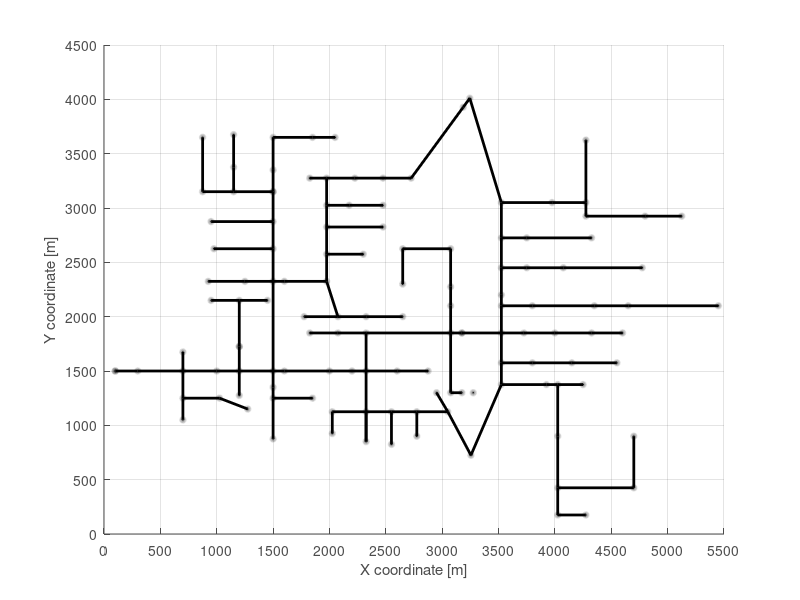

MATLAB code for this plot:
clear; 
 clc; 
 hFig = figure(1); 
 hold on; 
 grid on;
xlabel('X coordinate [m]'); 
 ylabel('Y coordinate [m]'); 
set(gca, 'Xcolor',[0.3 0.3 0.3]); 
 set(gca, 'Ycolor',[0.3 0.3 0.3]);
axis([0, 5500, 0, 4500]); 
set(gca, 'XTick',[0:500:5500]); 
 set(gca, 'YTick',[0:500:4500]); 
plot([300 700], [1500 1500], 'k', 'LineWidth', 2);
plot([700 700], [1500 1675], 'k', 'LineWidth', 2);
plot([700 700], [1500 1250], 'k', 'LineWidth', 2);
plot([700 1000], [1500 1500], 'k', 'LineWidth', 2);
plot([700 700], [1250 1050], 'k', 'LineWidth', 2);
plot([700 1025], [1250 1250], 'k', 'LineWidth', 2);
plot([1025 1275], [1250 1150], 'k', 'LineWidth', 2);
plot([1000 1200], [1500 1500], 'k', 'LineWidth', 2);
plot([1200 1200], [1500 1275], 'k', 'LineWidth', 2);
plot([1200 1200], [1500 1725], 'k', 'LineWidth', 2);
plot([1200 1500], [1500 1500], 'k', 'LineWidth', 2);
plot([1200 1200], [1725 2150], 'k', 'LineWidth', 2);
plot([1500 1500], [1500 1350], 'k', 'LineWidth', 2);
plot([1500 1500], [1500 2325], 'k', 'LineWidth', 2);
plot([1200 950], [2150 2150], 'k', 'LineWidth', 2);
plot([1200 1450], [2150 2150], 'k', 'LineWidth', 2);
plot([1500 1500], [1250 875], 'k', 'LineWidth', 2);
plot([1500 1850], [1250 1250], 'k', 'LineWidth', 2);
plot([1500 1250], [2325 2325], 'k', 'LineWidth', 2);
plot([1500 1500], [2325 2625], 'k', 'LineWidth', 2);
plot([1250 925], [2325 2325], 'k', 'LineWidth', 2);
plot([1500 975], [2625 2625], 'k', 'LineWidth', 2);
plot([1500 1500], [2625 2875], 'k', 'LineWidth', 2);
plot([1500 950], [2875 2875], 'k', 'LineWidth', 2);
plot([1500 1500], [2875 3150], 'k', 'LineWidth', 2);
plot([1500 1150], [3150 3150], 'k', 'LineWidth', 2);
plot([1500 1500], [3150 3350], 'k', 'LineWidth', 2);
plot([1150 875], [3150 3150], 'k', 'LineWidth', 2);
plot([1150 1150], [3150 3375], 'k', 'LineWidth', 2);
plot([875 875], [3150 3650], 'k', 'LineWidth', 2);
plot([1500 1500], [3350 3650], 'k', 'LineWidth', 2);
plot([1500 1850], [3650 3650], 'k', 'LineWidth', 2);
plot([1850 2050], [3650 3650], 'k', 'LineWidth', 2);
plot([1150 1150], [3375 3675], 'k', 'LineWidth', 2);
plot([1500 1500], [1350 1250], 'k', 'LineWidth', 2);
plot([1975 2075], [2325 2000], 'k', 'LineWidth', 2);
plot([1975 1975], [2325 2575], 'k', 'LineWidth', 2);
plot([2075 1775], [2000 2000], 'k', 'LineWidth', 2);
plot([2075 2325], [2000 2000], 'k', 'LineWidth', 2);
plot([2325 2650], [2000 2000], 'k', 'LineWidth', 2);
plot([1975 2300], [2575 2575], 'k', 'LineWidth', 2);
plot([1975 1975], [2575 2825], 'k', 'LineWidth', 2);
plot([1975 2475], [2825 2825], 'k', 'LineWidth', 2);
plot([1975 1975], [2825 3025], 'k', 'LineWidth', 2);
plot([1975 2175], [3025 3025], 'k', 'LineWidth', 2);
plot([1975 1975], [3025 3275], 'k', 'LineWidth', 2);
plot([2175 2475], [3025 3025], 'k', 'LineWidth', 2);
plot([1975 1825], [3275 3275], 'k', 'LineWidth', 2);
plot([1975 2225], [3275 3275], 'k', 'LineWidth', 2);
plot([2225 2475], [3275 3275], 'k', 'LineWidth', 2);
plot([2475 2725], [3275 3275], 'k', 'LineWidth', 2);
plot([2725 3187], [3275 3928], 'k', 'LineWidth', 2);
plot([2000 2200], [1500 1500], 'k', 'LineWidth', 2);
plot([2200 2325], [1500 1500], 'k', 'LineWidth', 2);
plot([2325 2600], [1500 1500], 'k', 'LineWidth', 2);
plot([2325 2325], [1500 1850], 'k', 'LineWidth', 2);
plot([2600 2875], [1500 1500], 'k', 'LineWidth', 2);
plot([2325 2075], [1850 1850], 'k', 'LineWidth', 2);
plot([2325 3075], [1850 1850], 'k', 'LineWidth', 2);
plot([2075 1825], [1850 1850], 'k', 'LineWidth', 2);
plot([3075 3075], [1850 1300], 'k', 'LineWidth', 2);
plot([3075 3075], [1850 2100], 'k', 'LineWidth', 2);
plot([3075 3075], [2100 2275], 'k', 'LineWidth', 2);
plot([3075 3075], [2275 2625], 'k', 'LineWidth', 2);
plot([3075 2650], [2625 2625], 'k', 'LineWidth', 2);
plot([2650 2650], [2625 2300], 'k', 'LineWidth', 2);
plot([3525 3725], [1850 1850], 'k', 'LineWidth', 2);
plot([3525 3525], [1850 1575], 'k', 'LineWidth', 2);
plot([3525 3525], [1850 2100], 'k', 'LineWidth', 2);
plot([3725 4000], [1850 1850], 'k', 'LineWidth', 2);
plot([4000 4325], [1850 1850], 'k', 'LineWidth', 2);
plot([4325 4600], [1850 1850], 'k', 'LineWidth', 2);
plot([3525 3800], [1575 1575], 'k', 'LineWidth', 2);
plot([3525 3525], [1575 1375], 'k', 'LineWidth', 2);
plot([3800 4150], [1575 1575], 'k', 'LineWidth', 2);
plot([4150 4550], [1575 1575], 'k', 'LineWidth', 2);
plot([3525 3925], [1375 1375], 'k', 'LineWidth', 2);
plot([3525 3255], [1375 725], 'k', 'LineWidth', 2);
plot([3925 4025], [1375 1375], 'k', 'LineWidth', 2);
plot([4025 4250], [1375 1375], 'k', 'LineWidth', 2);
plot([4025 4025], [1375 900], 'k', 'LineWidth', 2);
plot([4025 4025], [900 425], 'k', 'LineWidth', 2);
plot([4025 4025], [425 175], 'k', 'LineWidth', 2);
plot([4025 4700], [425 425], 'k', 'LineWidth', 2);
plot([4025 4275], [175 175], 'k', 'LineWidth', 2);
plot([4700 4700], [425 900], 'k', 'LineWidth', 2);
plot([3255 3050], [725 1125], 'k', 'LineWidth', 2);
plot([3050 2950], [1125 1300], 'k', 'LineWidth', 2);
plot([3050 2775], [1125 1125], 'k', 'LineWidth', 2);
plot([2775 2775], [1125 900], 'k', 'LineWidth', 2);
plot([2775 2550], [1125 1125], 'k', 'LineWidth', 2);
plot([2550 2550], [1125 825], 'k', 'LineWidth', 2);
plot([2550 2325], [1125 1125], 'k', 'LineWidth', 2);
plot([2325 2325], [1125 850], 'k', 'LineWidth', 2);
plot([2325 2025], [1125 1125], 'k', 'LineWidth', 2);
plot([2025 2025], [1125 925], 'k', 'LineWidth', 2);
plot([3525 3800], [2100 2100], 'k', 'LineWidth', 2);
plot([3800 4350], [2100 2100], 'k', 'LineWidth', 2);
plot([4350 4650], [2100 2100], 'k', 'LineWidth', 2);
plot([4650 5450], [2100 2100], 'k', 'LineWidth', 2);
plot([3525 3525], [2200 2450], 'k', 'LineWidth', 2);
plot([3525 3750], [2450 2450], 'k', 'LineWidth', 2);
plot([3525 3525], [2450 2725], 'k', 'LineWidth', 2);
plot([3750 4075], [2450 2450], 'k', 'LineWidth', 2);
plot([4075 4775], [2450 2450], 'k', 'LineWidth', 2);
plot([3525 3750], [2725 2725], 'k', 'LineWidth', 2);
plot([3525 3525], [2725 3050], 'k', 'LineWidth', 2);
plot([3750 4325], [2725 2725], 'k', 'LineWidth', 2);
plot([3525 3975], [3050 3050], 'k', 'LineWidth', 2);
plot([3525 3245], [3050 4010], 'k', 'LineWidth', 2);
plot([3975 4275], [3050 3050], 'k', 'LineWidth', 2);
plot([4275 4275], [3050 3625], 'k', 'LineWidth', 2);
plot([4275 4275], [3050 2925], 'k', 'LineWidth', 2);
plot([4275 4800], [2925 2925], 'k', 'LineWidth', 2);
plot([4800 5125], [2925 2925], 'k', 'LineWidth', 2);
plot([1600 1975], [2325 2325], 'k', 'LineWidth', 2);
plot([1600 2000], [1500 1500], 'k', 'LineWidth', 2);
plot([3175 3525], [1850 1850], 'k', 'LineWidth', 2);
plot([100 300], [1500 1500], 'k', 'LineWidth', 2);
plot([1500 1600], [1500 1500], 'k', 'LineWidth', 2);
plot([1500 1600], [2325 2325], 'k', 'LineWidth', 2);
plot([3075 3175], [1850 1850], 'k', 'LineWidth', 2);
plot([3525 3525], [2100 2200], 'k', 'LineWidth', 2);
plot([3075 3175], [1300 1300], 'k', 'LineWidth', 2);
plot([3187 3245], [3928 4010], 'k', 'LineWidth', 2);
plot([2325 2325], [1500 850], 'k', 'LineWidth', 2);
r = 3; x = 700; y = 1500; th = 0:pi / 50:2 * pi; xunit = r * cos(th) + x; yunit = r * sin(th) + y; h = plot(xunit, yunit, 'k', 'LineWidth', 5);
r = 3; x = 700; y = 1675; th = 0:pi / 50:2 * pi; xunit = r * cos(th) + x; yunit = r * sin(th) + y; h = plot(xunit, yunit, 'k', 'LineWidth', 5);
r = 3; x = 700; y = 1250; th = 0:pi / 50:2 * pi; xunit = r * cos(th) + x; yunit = r * sin(th) + y; h = plot(xunit, yunit, 'k', 'LineWidth', 5);
r = 3; x = 700; y = 1050; th = 0:pi / 50:2 * pi; xunit = r * cos(th) + x; yunit = r * sin(th) + y; h = plot(xunit, yunit, 'k', 'LineWidth', 5);
r = 3; x = 1025; y = 1250; th = 0:pi / 50:2 * pi; xunit = r * cos(th) + x; yunit = r * sin(th) + y; h = plot(xunit, yunit, 'k', 'LineWidth', 5);
r = 3; x = 1275; y = 1150; th = 0:pi / 50:2 * pi; xunit = r * cos(th) + x; yunit = r * sin(th) + y; h = plot(xunit, yunit, 'k', 'LineWidth', 5);
r = 3; x = 1000; y = 1500; th = 0:pi / 50:2 * pi; xunit = r * cos(th) + x; yunit = r * sin(th) + y; h = plot(xunit, yunit, 'k', 'LineWidth', 5);
r = 3; x = 1200; y = 1500; th = 0:pi / 50:2 * pi; xunit = r * cos(th) + x; yunit = r * sin(th) + y; h = plot(xunit, yunit, 'k', 'LineWidth', 5);
r = 3; x = 1200; y = 1725; th = 0:pi / 50:2 * pi; xunit = r * cos(th) + x; yunit = r * sin(th) + y; h = plot(xunit, yunit, 'k', 'LineWidth', 5);
r = 3; x = 1200; y = 1725; th = 0:pi / 50:2 * pi; xunit = r * cos(th) + x; yunit = r * sin(th) + y; h = plot(xunit, yunit, 'k', 'LineWidth', 5);
r = 3; x = 1450; y = 2150; th = 0:pi / 50:2 * pi; xunit = r * cos(th) + x; yunit = r * sin(th) + y; h = plot(xunit, yunit, 'k', 'LineWidth', 5);
r = 3; x = 950; y = 2150; th = 0:pi / 50:2 * pi; xunit = r * cos(th) + x; yunit = r * sin(th) + y; h = plot(xunit, yunit, 'k', 'LineWidth', 5);
r = 3; x = 1200; y = 1275; th = 0:pi / 50:2 * pi; xunit = r * cos(th) + x; yunit = r * sin(th) + y; h = plot(xunit, yunit, 'k', 'LineWidth', 5);
r = 3; x = 1500; y = 1500; th = 0:pi / 50:2 * pi; xunit = r * cos(th) + x; yunit = r * sin(th) + y; h = plot(xunit, yunit, 'k', 'LineWidth', 5);
r = 3; x = 1200; y = 2150; th = 0:pi / 50:2 * pi; xunit = r * cos(th) + x; yunit = r * sin(th) + y; h = plot(xunit, yunit, 'k', 'LineWidth', 5);
r = 3; x = 1500; y = 1250; th = 0:pi / 50:2 * pi; xunit = r * cos(th) + x; yunit = r * sin(th) + y; h = plot(xunit, yunit, 'k', 'LineWidth', 5);
r = 3; x = 1500; y = 875; th = 0:pi / 50:2 * pi; xunit = r * cos(th) + x; yunit = r * sin(th) + y; h = plot(xunit, yunit, 'k', 'LineWidth', 5);
r = 3; x = 1850; y = 1250; th = 0:pi / 50:2 * pi; xunit = r * cos(th) + x; yunit = r * sin(th) + y; h = plot(xunit, yunit, 'k', 'LineWidth', 5);
r = 3; x = 1500; y = 2325; th = 0:pi / 50:2 * pi; xunit = r * cos(th) + x; yunit = r * sin(th) + y; h = plot(xunit, yunit, 'k', 'LineWidth', 5);
r = 3; x = 1250; y = 2325; th = 0:pi / 50:2 * pi; xunit = r * cos(th) + x; yunit = r * sin(th) + y; h = plot(xunit, yunit, 'k', 'LineWidth', 5);
r = 3; x = 925; y = 2325; th = 0:pi / 50:2 * pi; xunit = r * cos(th) + x; yunit = r * sin(th) + y; h = plot(xunit, yunit, 'k', 'LineWidth', 5);
r = 3; x = 1500; y = 2625; th = 0:pi / 50:2 * pi; xunit = r * cos(th) + x; yunit = r * sin(th) + y; h = plot(xunit, yunit, 'k', 'LineWidth', 5);
r = 3; x = 975; y = 2625; th = 0:pi / 50:2 * pi; xunit = r * cos(th) + x; yunit = r * sin(th) + y; h = plot(xunit, yunit, 'k', 'LineWidth', 5);
r = 3; x = 1500; y = 2875; th = 0:pi / 50:2 * pi; xunit = r * cos(th) + x; yunit = r * sin(th) + y; h = plot(xunit, yunit, 'k', 'LineWidth', 5);
r = 3; x = 950; y = 2875; th = 0:pi / 50:2 * pi; xunit = r * cos(th) + x; yunit = r * sin(th) + y; h = plot(xunit, yunit, 'k', 'LineWidth', 5);
r = 3; x = 1500; y = 3150; th = 0:pi / 50:2 * pi; xunit = r * cos(th) + x; yunit = r * sin(th) + y; h = plot(xunit, yunit, 'k', 'LineWidth', 5);
r = 3; x = 1500; y = 3150; th = 0:pi / 50:2 * pi; xunit = r * cos(th) + x; yunit = r * sin(th) + y; h = plot(xunit, yunit, 'k', 'LineWidth', 5);
r = 3; x = 1150; y = 3150; th = 0:pi / 50:2 * pi; xunit = r * cos(th) + x; yunit = r * sin(th) + y; h = plot(xunit, yunit, 'k', 'LineWidth', 5);
r = 3; x = 875; y = 3150; th = 0:pi / 50:2 * pi; xunit = r * cos(th) + x; yunit = r * sin(th) + y; h = plot(xunit, yunit, 'k', 'LineWidth', 5);
r = 3; x = 1500; y = 3350; th = 0:pi / 50:2 * pi; xunit = r * cos(th) + x; yunit = r * sin(th) + y; h = plot(xunit, yunit, 'k', 'LineWidth', 5);
r = 3; x = 1500; y = 3650; th = 0:pi / 50:2 * pi; xunit = r * cos(th) + x; yunit = r * sin(th) + y; h = plot(xunit, yunit, 'k', 'LineWidth', 5);
r = 3; x = 1850; y = 3650; th = 0:pi / 50:2 * pi; xunit = r * cos(th) + x; yunit = r * sin(th) + y; h = plot(xunit, yunit, 'k', 'LineWidth', 5);
r = 3; x = 1150; y = 3375; th = 0:pi / 50:2 * pi; xunit = r * cos(th) + x; yunit = r * sin(th) + y; h = plot(xunit, yunit, 'k', 'LineWidth', 5);
r = 3; x = 1150; y = 3675; th = 0:pi / 50:2 * pi; xunit = r * cos(th) + x; yunit = r * sin(th) + y; h = plot(xunit, yunit, 'k', 'LineWidth', 5);
r = 3; x = 875; y = 3650; th = 0:pi / 50:2 * pi; xunit = r * cos(th) + x; yunit = r * sin(th) + y; h = plot(xunit, yunit, 'k', 'LineWidth', 5);
r = 3; x = 1500; y = 1350; th = 0:pi / 50:2 * pi; xunit = r * cos(th) + x; yunit = r * sin(th) + y; h = plot(xunit, yunit, 'k', 'LineWidth', 5);
r = 3; x = 1975; y = 2325; th = 0:pi / 50:2 * pi; xunit = r * cos(th) + x; yunit = r * sin(th) + y; h = plot(xunit, yunit, 'k', 'LineWidth', 5);
r = 3; x = 2075; y = 2000; th = 0:pi / 50:2 * pi; xunit = r * cos(th) + x; yunit = r * sin(th) + y; h = plot(xunit, yunit, 'k', 'LineWidth', 5);
r = 3; x = 1775; y = 2000; th = 0:pi / 50:2 * pi; xunit = r * cos(th) + x; yunit = r * sin(th) + y; h = plot(xunit, yunit, 'k', 'LineWidth', 5);
r = 3; x = 2325; y = 2000; th = 0:pi / 50:2 * pi; xunit = r * cos(th) + x; yunit = r * sin(th) + y; h = plot(xunit, yunit, 'k', 'LineWidth', 5);
r = 3; x = 2650; y = 2000; th = 0:pi / 50:2 * pi; xunit = r * cos(th) + x; yunit = r * sin(th) + y; h = plot(xunit, yunit, 'k', 'LineWidth', 5);
r = 3; x = 1975; y = 2575; th = 0:pi / 50:2 * pi; xunit = r * cos(th) + x; yunit = r * sin(th) + y; h = plot(xunit, yunit, 'k', 'LineWidth', 5);
r = 3; x = 2300; y = 2575; th = 0:pi / 50:2 * pi; xunit = r * cos(th) + x; yunit = r * sin(th) + y; h = plot(xunit, yunit, 'k', 'LineWidth', 5);
r = 3; x = 1975; y = 2825; th = 0:pi / 50:2 * pi; xunit = r * cos(th) + x; yunit = r * sin(th) + y; h = plot(xunit, yunit, 'k', 'LineWidth', 5);
r = 3; x = 2475; y = 2825; th = 0:pi / 50:2 * pi; xunit = r * cos(th) + x; yunit = r * sin(th) + y; h = plot(xunit, yunit, 'k', 'LineWidth', 5);
r = 3; x = 1975; y = 3025; th = 0:pi / 50:2 * pi; xunit = r * cos(th) + x; yunit = r * sin(th) + y; h = plot(xunit, yunit, 'k', 'LineWidth', 5);
r = 3; x = 2175; y = 3025; th = 0:pi / 50:2 * pi; xunit = r * cos(th) + x; yunit = r * sin(th) + y; h = plot(xunit, yunit, 'k', 'LineWidth', 5);
r = 3; x = 2475; y = 3025; th = 0:pi / 50:2 * pi; xunit = r * cos(th) + x; yunit = r * sin(th) + y; h = plot(xunit, yunit, 'k', 'LineWidth', 5);
r = 3; x = 1975; y = 3275; th = 0:pi / 50:2 * pi; xunit = r * cos(th) + x; yunit = r * sin(th) + y; h = plot(xunit, yunit, 'k', 'LineWidth', 5);
r = 3; x = 1825; y = 3275; th = 0:pi / 50:2 * pi; xunit = r * cos(th) + x; yunit = r * sin(th) + y; h = plot(xunit, yunit, 'k', 'LineWidth', 5);
r = 3; x = 2225; y = 3275; th = 0:pi / 50:2 * pi; xunit = r * cos(th) + x; yunit = r * sin(th) + y; h = plot(xunit, yunit, 'k', 'LineWidth', 5);
r = 3; x = 2475; y = 3275; th = 0:pi / 50:2 * pi; xunit = r * cos(th) + x; yunit = r * sin(th) + y; h = plot(xunit, yunit, 'k', 'LineWidth', 5);
r = 3; x = 2725; y = 3275; th = 0:pi / 50:2 * pi; xunit = r * cos(th) + x; yunit = r * sin(th) + y; h = plot(xunit, yunit, 'k', 'LineWidth', 5);
r = 3; x = 2000; y = 1500; th = 0:pi / 50:2 * pi; xunit = r * cos(th) + x; yunit = r * sin(th) + y; h = plot(xunit, yunit, 'k', 'LineWidth', 5);
r = 3; x = 2200; y = 1500; th = 0:pi / 50:2 * pi; xunit = r * cos(th) + x; yunit = r * sin(th) + y; h = plot(xunit, yunit, 'k', 'LineWidth', 5);
r = 3; x = 2325; y = 1500; th = 0:pi / 50:2 * pi; xunit = r * cos(th) + x; yunit = r * sin(th) + y; h = plot(xunit, yunit, 'k', 'LineWidth', 5);
r = 3; x = 2600; y = 1500; th = 0:pi / 50:2 * pi; xunit = r * cos(th) + x; yunit = r * sin(th) + y; h = plot(xunit, yunit, 'k', 'LineWidth', 5);
r = 3; x = 2875; y = 1500; th = 0:pi / 50:2 * pi; xunit = r * cos(th) + x; yunit = r * sin(th) + y; h = plot(xunit, yunit, 'k', 'LineWidth', 5);
r = 3; x = 2325; y = 1850; th = 0:pi / 50:2 * pi; xunit = r * cos(th) + x; yunit = r * sin(th) + y; h = plot(xunit, yunit, 'k', 'LineWidth', 5);
r = 3; x = 2075; y = 1850; th = 0:pi / 50:2 * pi; xunit = r * cos(th) + x; yunit = r * sin(th) + y; h = plot(xunit, yunit, 'k', 'LineWidth', 5);
r = 3; x = 1825; y = 1850; th = 0:pi / 50:2 * pi; xunit = r * cos(th) + x; yunit = r * sin(th) + y; h = plot(xunit, yunit, 'k', 'LineWidth', 5);
r = 3; x = 3075; y = 1850; th = 0:pi / 50:2 * pi; xunit = r * cos(th) + x; yunit = r * sin(th) + y; h = plot(xunit, yunit, 'k', 'LineWidth', 5);
r = 3; x = 3075; y = 1300; th = 0:pi / 50:2 * pi; xunit = r * cos(th) + x; yunit = r * sin(th) + y; h = plot(xunit, yunit, 'k', 'LineWidth', 5);
r = 3; x = 3175; y = 1300; th = 0:pi / 50:2 * pi; xunit = r * cos(th) + x; yunit = r * sin(th) + y; h = plot(xunit, yunit, 'k', 'LineWidth', 5);
r = 3; x = 3275; y = 1300; th = 0:pi / 50:2 * pi; xunit = r * cos(th) + x; yunit = r * sin(th) + y; h = plot(xunit, yunit, 'k', 'LineWidth', 5);
r = 3; x = 3075; y = 2100; th = 0:pi / 50:2 * pi; xunit = r * cos(th) + x; yunit = r * sin(th) + y; h = plot(xunit, yunit, 'k', 'LineWidth', 5);
r = 3; x = 3075; y = 2275; th = 0:pi / 50:2 * pi; xunit = r * cos(th) + x; yunit = r * sin(th) + y; h = plot(xunit, yunit, 'k', 'LineWidth', 5);
r = 3; x = 3075; y = 2625; th = 0:pi / 50:2 * pi; xunit = r * cos(th) + x; yunit = r * sin(th) + y; h = plot(xunit, yunit, 'k', 'LineWidth', 5);
r = 3; x = 2650; y = 2625; th = 0:pi / 50:2 * pi; xunit = r * cos(th) + x; yunit = r * sin(th) + y; h = plot(xunit, yunit, 'k', 'LineWidth', 5);
r = 3; x = 2650; y = 2300; th = 0:pi / 50:2 * pi; xunit = r * cos(th) + x; yunit = r * sin(th) + y; h = plot(xunit, yunit, 'k', 'LineWidth', 5);
r = 3; x = 3525; y = 1850; th = 0:pi / 50:2 * pi; xunit = r * cos(th) + x; yunit = r * sin(th) + y; h = plot(xunit, yunit, 'k', 'LineWidth', 5);
r = 3; x = 3725; y = 1850; th = 0:pi / 50:2 * pi; xunit = r * cos(th) + x; yunit = r * sin(th) + y; h = plot(xunit, yunit, 'k', 'LineWidth', 5);
r = 3; x = 4000; y = 1850; th = 0:pi / 50:2 * pi; xunit = r * cos(th) + x; yunit = r * sin(th) + y; h = plot(xunit, yunit, 'k', 'LineWidth', 5);
r = 3; x = 4325; y = 1850; th = 0:pi / 50:2 * pi; xunit = r * cos(th) + x; yunit = r * sin(th) + y; h = plot(xunit, yunit, 'k', 'LineWidth', 5);
r = 3; x = 4600; y = 1850; th = 0:pi / 50:2 * pi; xunit = r * cos(th) + x; yunit = r * sin(th) + y; h = plot(xunit, yunit, 'k', 'LineWidth', 5);
r = 3; x = 3525; y = 1575; th = 0:pi / 50:2 * pi; xunit = r * cos(th) + x; yunit = r * sin(th) + y; h = plot(xunit, yunit, 'k', 'LineWidth', 5);
r = 3; x = 3800; y = 1575; th = 0:pi / 50:2 * pi; xunit = r * cos(th) + x; yunit = r * sin(th) + y; h = plot(xunit, yunit, 'k', 'LineWidth', 5);
r = 3; x = 4150; y = 1575; th = 0:pi / 50:2 * pi; xunit = r * cos(th) + x; yunit = r * sin(th) + y; h = plot(xunit, yunit, 'k', 'LineWidth', 5);
r = 3; x = 4550; y = 1575; th = 0:pi / 50:2 * pi; xunit = r * cos(th) + x; yunit = r * sin(th) + y; h = plot(xunit, yunit, 'k', 'LineWidth', 5);
r = 3; x = 3525; y = 1375; th = 0:pi / 50:2 * pi; xunit = r * cos(th) + x; yunit = r * sin(th) + y; h = plot(xunit, yunit, 'k', 'LineWidth', 5);
r = 3; x = 3925; y = 1375; th = 0:pi / 50:2 * pi; xunit = r * cos(th) + x; yunit = r * sin(th) + y; h = plot(xunit, yunit, 'k', 'LineWidth', 5);
r = 3; x = 4025; y = 1375; th = 0:pi / 50:2 * pi; xunit = r * cos(th) + x; yunit = r * sin(th) + y; h = plot(xunit, yunit, 'k', 'LineWidth', 5);
r = 3; x = 4250; y = 1375; th = 0:pi / 50:2 * pi; xunit = r * cos(th) + x; yunit = r * sin(th) + y; h = plot(xunit, yunit, 'k', 'LineWidth', 5);
r = 3; x = 4025; y = 900; th = 0:pi / 50:2 * pi; xunit = r * cos(th) + x; yunit = r * sin(th) + y; h = plot(xunit, yunit, 'k', 'LineWidth', 5);
r = 3; x = 4025; y = 425; th = 0:pi / 50:2 * pi; xunit = r * cos(th) + x; yunit = r * sin(th) + y; h = plot(xunit, yunit, 'k', 'LineWidth', 5);
r = 3; x = 4025; y = 175; th = 0:pi / 50:2 * pi; xunit = r * cos(th) + x; yunit = r * sin(th) + y; h = plot(xunit, yunit, 'k', 'LineWidth', 5);
r = 3; x = 4275; y = 175; th = 0:pi / 50:2 * pi; xunit = r * cos(th) + x; yunit = r * sin(th) + y; h = plot(xunit, yunit, 'k', 'LineWidth', 5);
r = 3; x = 4700; y = 425; th = 0:pi / 50:2 * pi; xunit = r * cos(th) + x; yunit = r * sin(th) + y; h = plot(xunit, yunit, 'k', 'LineWidth', 5);
r = 3; x = 4700; y = 900; th = 0:pi / 50:2 * pi; xunit = r * cos(th) + x; yunit = r * sin(th) + y; h = plot(xunit, yunit, 'k', 'LineWidth', 5);
r = 3; x = 3255; y = 725; th = 0:pi / 50:2 * pi; xunit = r * cos(th) + x; yunit = r * sin(th) + y; h = plot(xunit, yunit, 'k', 'LineWidth', 5);
r = 3; x = 3050; y = 1125; th = 0:pi / 50:2 * pi; xunit = r * cos(th) + x; yunit = r * sin(th) + y; h = plot(xunit, yunit, 'k', 'LineWidth', 5);
r = 3; x = 2950; y = 1300; th = 0:pi / 50:2 * pi; xunit = r * cos(th) + x; yunit = r * sin(th) + y; h = plot(xunit, yunit, 'k', 'LineWidth', 5);
r = 3; x = 2775; y = 1125; th = 0:pi / 50:2 * pi; xunit = r * cos(th) + x; yunit = r * sin(th) + y; h = plot(xunit, yunit, 'k', 'LineWidth', 5);
r = 3; x = 2775; y = 900; th = 0:pi / 50:2 * pi; xunit = r * cos(th) + x; yunit = r * sin(th) + y; h = plot(xunit, yunit, 'k', 'LineWidth', 5);
r = 3; x = 2550; y = 1125; th = 0:pi / 50:2 * pi; xunit = r * cos(th) + x; yunit = r * sin(th) + y; h = plot(xunit, yunit, 'k', 'LineWidth', 5);
r = 3; x = 2550; y = 825; th = 0:pi / 50:2 * pi; xunit = r * cos(th) + x; yunit = r * sin(th) + y; h = plot(xunit, yunit, 'k', 'LineWidth', 5);
r = 3; x = 2325; y = 1125; th = 0:pi / 50:2 * pi; xunit = r * cos(th) + x; yunit = r * sin(th) + y; h = plot(xunit, yunit, 'k', 'LineWidth', 5);
r = 3; x = 2325; y = 850; th = 0:pi / 50:2 * pi; xunit = r * cos(th) + x; yunit = r * sin(th) + y; h = plot(xunit, yunit, 'k', 'LineWidth', 5);
r = 3; x = 2025; y = 1125; th = 0:pi / 50:2 * pi; xunit = r * cos(th) + x; yunit = r * sin(th) + y; h = plot(xunit, yunit, 'k', 'LineWidth', 5);
r = 3; x = 2025; y = 925; th = 0:pi / 50:2 * pi; xunit = r * cos(th) + x; yunit = r * sin(th) + y; h = plot(xunit, yunit, 'k', 'LineWidth', 5);
r = 3; x = 3525; y = 2100; th = 0:pi / 50:2 * pi; xunit = r * cos(th) + x; yunit = r * sin(th) + y; h = plot(xunit, yunit, 'k', 'LineWidth', 5);
r = 3; x = 3800; y = 2100; th = 0:pi / 50:2 * pi; xunit = r * cos(th) + x; yunit = r * sin(th) + y; h = plot(xunit, yunit, 'k', 'LineWidth', 5);
r = 3; x = 4350; y = 2100; th = 0:pi / 50:2 * pi; xunit = r * cos(th) + x; yunit = r * sin(th) + y; h = plot(xunit, yunit, 'k', 'LineWidth', 5);
r = 3; x = 4650; y = 2100; th = 0:pi / 50:2 * pi; xunit = r * cos(th) + x; yunit = r * sin(th) + y; h = plot(xunit, yunit, 'k', 'LineWidth', 5);
r = 3; x = 3525; y = 2450; th = 0:pi / 50:2 * pi; xunit = r * cos(th) + x; yunit = r * sin(th) + y; h = plot(xunit, yunit, 'k', 'LineWidth', 5);
r = 3; x = 3750; y = 2450; th = 0:pi / 50:2 * pi; xunit = r * cos(th) + x; yunit = r * sin(th) + y; h = plot(xunit, yunit, 'k', 'LineWidth', 5);
r = 3; x = 4075; y = 2450; th = 0:pi / 50:2 * pi; xunit = r * cos(th) + x; yunit = r * sin(th) + y; h = plot(xunit, yunit, 'k', 'LineWidth', 5);
r = 3; x = 4775; y = 2450; th = 0:pi / 50:2 * pi; xunit = r * cos(th) + x; yunit = r * sin(th) + y; h = plot(xunit, yunit, 'k', 'LineWidth', 5);
r = 3; x = 3525; y = 2725; th = 0:pi / 50:2 * pi; xunit = r * cos(th) + x; yunit = r * sin(th) + y; h = plot(xunit, yunit, 'k', 'LineWidth', 5);
r = 3; x = 3750; y = 2725; th = 0:pi / 50:2 * pi; xunit = r * cos(th) + x; yunit = r * sin(th) + y; h = plot(xunit, yunit, 'k', 'LineWidth', 5);
r = 3; x = 4325; y = 2725; th = 0:pi / 50:2 * pi; xunit = r * cos(th) + x; yunit = r * sin(th) + y; h = plot(xunit, yunit, 'k', 'LineWidth', 5);
r = 3; x = 3525; y = 3050; th = 0:pi / 50:2 * pi; xunit = r * cos(th) + x; yunit = r * sin(th) + y; h = plot(xunit, yunit, 'k', 'LineWidth', 5);
r = 3; x = 3975; y = 3050; th = 0:pi / 50:2 * pi; xunit = r * cos(th) + x; yunit = r * sin(th) + y; h = plot(xunit, yunit, 'k', 'LineWidth', 5);
r = 3; x = 4275; y = 3050; th = 0:pi / 50:2 * pi; xunit = r * cos(th) + x; yunit = r * sin(th) + y; h = plot(xunit, yunit, 'k', 'LineWidth', 5);
r = 3; x = 4275; y = 3625; th = 0:pi / 50:2 * pi; xunit = r * cos(th) + x; yunit = r * sin(th) + y; h = plot(xunit, yunit, 'k', 'LineWidth', 5);
r = 3; x = 4275; y = 2925; th = 0:pi / 50:2 * pi; xunit = r * cos(th) + x; yunit = r * sin(th) + y; h = plot(xunit, yunit, 'k', 'LineWidth', 5);
r = 3; x = 4800; y = 2925; th = 0:pi / 50:2 * pi; xunit = r * cos(th) + x; yunit = r * sin(th) + y; h = plot(xunit, yunit, 'k', 'LineWidth', 5);
r = 3; x = 5125; y = 2925; th = 0:pi / 50:2 * pi; xunit = r * cos(th) + x; yunit = r * sin(th) + y; h = plot(xunit, yunit, 'k', 'LineWidth', 5);
r = 3; x = 1600; y = 2325; th = 0:pi / 50:2 * pi; xunit = r * cos(th) + x; yunit = r * sin(th) + y; h = plot(xunit, yunit, 'k', 'LineWidth', 5);
r = 3; x = 300; y = 1500; th = 0:pi / 50:2 * pi; xunit = r * cos(th) + x; yunit = r * sin(th) + y; h = plot(xunit, yunit, 'k', 'LineWidth', 5);
r = 3; x = 100; y = 1500; th = 0:pi / 50:2 * pi; xunit = r * cos(th) + x; yunit = r * sin(th) + y; h = plot(xunit, yunit, 'k', 'LineWidth', 5);
r = 3; x = 100; y = 1500; th = 0:pi / 50:2 * pi; xunit = r * cos(th) + x; yunit = r * sin(th) + y; h = plot(xunit, yunit, 'k', 'LineWidth', 5);
r = 3; x = 3187; y = 3928; th = 0:pi / 50:2 * pi; xunit = r * cos(th) + x; yunit = r * sin(th) + y; h = plot(xunit, yunit, 'k', 'LineWidth', 5);
r = 3; x = 1600; y = 1500; th = 0:pi / 50:2 * pi; xunit = r * cos(th) + x; yunit = r * sin(th) + y; h = plot(xunit, yunit, 'k', 'LineWidth', 5);
r = 3; x = 3175; y = 1850; th = 0:pi / 50:2 * pi; xunit = r * cos(th) + x; yunit = r * sin(th) + y; h = plot(xunit, yunit, 'k', 'LineWidth', 5);
r = 3; x = 3175; y = 1850; th = 0:pi / 50:2 * pi; xunit = r * cos(th) + x; yunit = r * sin(th) + y; h = plot(xunit, yunit, 'k', 'LineWidth', 5);
r = 3; x = 3525; y = 2200; th = 0:pi / 50:2 * pi; xunit = r * cos(th) + x; yunit = r * sin(th) + y; h = plot(xunit, yunit, 'k', 'LineWidth', 5);
r = 3; x = 2050; y = 3650; th = 0:pi / 50:2 * pi; xunit = r * cos(th) + x; yunit = r * sin(th) + y; h = plot(xunit, yunit, 'k', 'LineWidth', 5);
r = 3; x = 3245; y = 4010; th = 0:pi / 50:2 * pi; xunit = r * cos(th) + x; yunit = r * sin(th) + y; h = plot(xunit, yunit, 'k', 'LineWidth', 5);
r = 3; x = 5450; y = 2100; th = 0:pi / 50:2 * pi; xunit = r * cos(th) + x; yunit = r * sin(th) + y; h = plot(xunit, yunit, 'k', 'LineWidth', 5);
